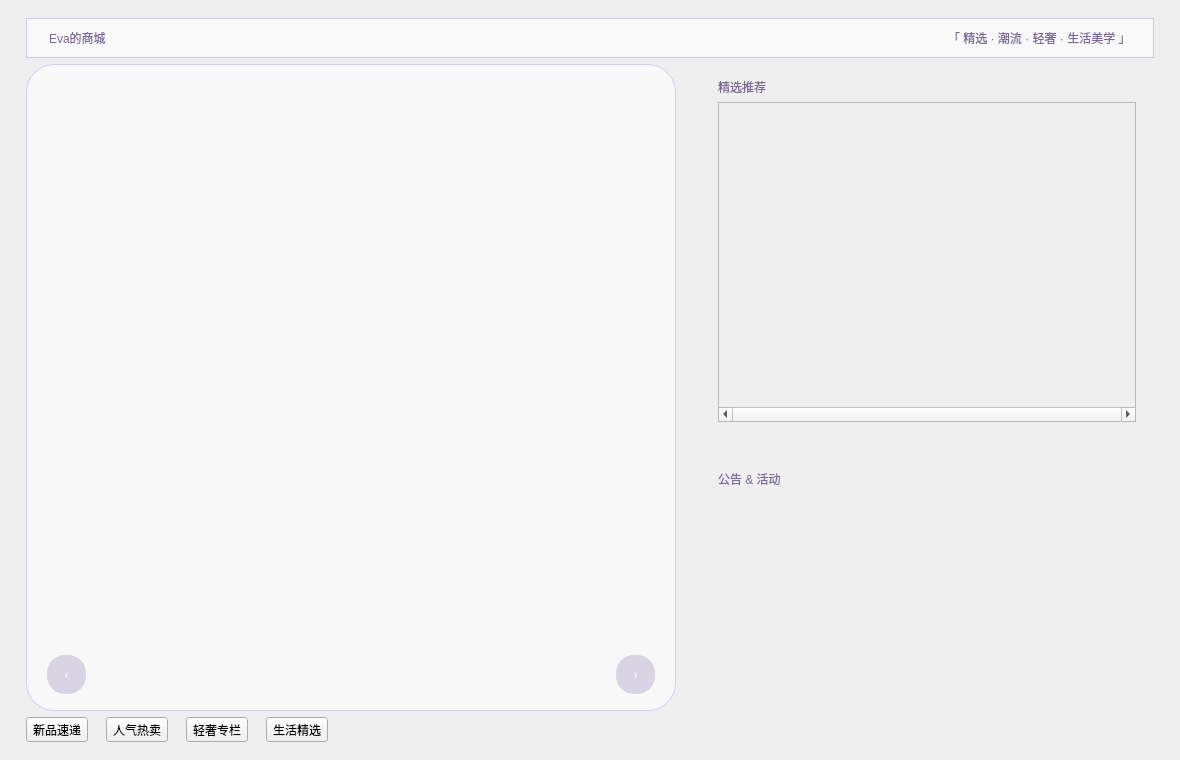
<?xml version="1.0" encoding="UTF-8"?>
<ui version="4.0">
 <class>HomePage</class>
 <widget class="QWidget" name="HomePage">
  <property name="geometry">
   <rect>
    <x>0</x>
    <y>0</y>
    <width>1180</width>
    <height>760</height>
   </rect>
  </property>
  <property name="windowTitle">
   <string>首页 - Eva的商城</string>
  </property>
  <property name="styleSheet">
   <string notr="true">
QWidget#HomePage {
    background: qlineargradient(spread:pad, x1:0, y1:0, x2:1, y2:1,
                 stop:0 #f4efff, stop:0.35 #ebe2fb,
                 stop:0.7 #e2d6f7, stop:1 #d6c6f0);
    font-family:&quot;微软雅黑&quot;;
    color:#594b74;
}

/* 标题文字通用 */
.titleLabel {
    font: 700 26px &quot;微软雅黑&quot;;
    color:#6c5b8f;
    letter-spacing:2px;
}

/* 模块标题 */
.sectionTitle {
    font: 600 18px &quot;微软雅黑&quot;;
    color:#6a5a8e;
    border-left:5px solid qlineargradient(spread:pad,x1:0,y1:0,x2:0,y2:1,
                 stop:0 #b9a8e8, stop:1 #9d84d8);
    padding-left:10px;
    margin:6px 0;
}

/* 顶部栏 */
QFrame#topBar {
    background: rgba(255,255,255,0.65);
    border:1px solid rgba(200,188,231,0.8);
    border-radius:22px;
}

/* 轮播卡片半透明 + 阴影可在代码里加 */
QFrame#carouselFrame {
    background: rgba(255,255,255,0.55);
    border:1px solid rgba(210,198,240,0.9);
    border-radius:28px;
}

/* 推荐、公告卡片 */
QFrame.roundCard {
    background: rgba(255,255,255,0.60);
    border:1px solid rgba(210,198,240,0.9);
    border-radius:22px;
}

QListWidget, QTextBrowser {
    background:transparent;
    border:none;
    font: 11pt &quot;微软雅黑&quot;;
    color:#5a4c74;
}

/* 分类快捷按钮 */
QToolButton.categoryBtn {
    background: qlineargradient(spread:pad,x1:0,y1:0,x2:1,y2:1,
                stop:0 #cdbaf3, stop:1 #b19add);
    color:#fff;
    border:none;
    border-radius:18px;
    font:600 12pt &quot;微软雅黑&quot;;
    padding:10px 18px;
}
QToolButton.categoryBtn:hover {
    background:#b49fdd;
}
QToolButton.categoryBtn:pressed {
    background:#a488d1;
}

/* 轮播左右按钮 */
QToolButton#btn_prev, QToolButton#btn_next {
    background: rgba(120,100,160,0.25);
    color:#fff;
    font: bold 20px &quot;微软雅黑&quot;;
    border:none;
    border-radius:18px;
    min-width:36px;
    min-height:36px;
}
QToolButton#btn_prev:hover, QToolButton#btn_next:hover {
    background: rgba(120,100,160,0.45);
}
QToolButton#btn_prev:pressed, QToolButton#btn_next:pressed {
    background: rgba(120,100,160,0.65);
}

/* 轮播指示点 */
QLabel.indicatorDot {
    min-width:14px;
    min-height:14px;
    max-width:14px;
    max-height:14px;
    border-radius:7px;
    background:#d3c4ee;
}
QLabel.indicatorDot[current=&quot;true&quot;] {
    background:qlineargradient(spread:pad,x1:0,y1:0,x2:1,y2:1,
               stop:0 #bba6eb, stop:1 #9b83d5);
}

/* 精选推荐流式容器里的子卡片（代码里生成） */
QFrame.productCard {
    background: rgba(255,255,255,0.72);
    border:1px solid rgba(205,192,235,0.9);
    border-radius:16px;
}
QLabel.productName {
    font: 12pt &quot;微软雅黑&quot;;
    color:#5d4f79;
    font-weight:600;
}
QLabel.productPrice {
    font: 11pt &quot;微软雅黑&quot;;
    color:#9a5a9d;
    font-weight:500;
}

/* 滚动条淡紫 */
QScrollBar:vertical {
    background: transparent;
    width: 10px;
    margin:4px;
}
QScrollBar::handle:vertical {
    background: #c7b4ea;
    border-radius:5px;
}
QScrollBar::handle:vertical:hover {
    background: #b49fdd;
}
QScrollBar::add-line:vertical, QScrollBar::sub-line:vertical {
    height:0;
}

/* 去除额外虚边 */
QWidget#HomePage QFrame, QStackedWidget {
    /* 保持透明背景由父级控制 */
}
   </string>
  </property>
  <layout class="QVBoxLayout" name="rootLayout">
   <property name="leftMargin">
    <number>26</number>
   </property>
   <property name="topMargin">
    <number>18</number>
   </property>
   <property name="rightMargin">
    <number>26</number>
   </property>
   <property name="bottomMargin">
    <number>18</number>
   </property>
   <item>
    <widget class="QFrame" name="topBar">
     <layout class="QHBoxLayout" name="topBarLayout">
      <property name="leftMargin">
       <number>22</number>
      </property>
      <property name="rightMargin">
       <number>22</number>
      </property>
      <item>
       <widget class="QLabel" name="lab_title">
        <property name="styleSheet">
         <string notr="true">qproperty-class: titleLabel;font: 12pt &quot;微软雅黑&quot;; color:#7a6a95;</string>
        </property>
        <property name="text">
         <string>Eva的商城</string>
        </property>
        <property name="alignment">
         <set>Qt::AlignmentFlag::AlignLeading|Qt::AlignmentFlag::AlignLeft|Qt::AlignmentFlag::AlignVCenter</set>
        </property>
       </widget>
      </item>
      <item>
       <spacer name="titleSpacer">
        <property name="orientation">
         <enum>Qt::Orientation::Horizontal</enum>
        </property>
        <property name="sizeHint" stdset="0">
         <size>
          <width>40</width>
          <height>20</height>
         </size>
        </property>
       </spacer>
      </item>
      <item>
       <widget class="QLabel" name="lab_subTitle">
        <property name="styleSheet">
         <string notr="true">font: 12pt &quot;微软雅黑&quot;; color:#7a6a95;</string>
        </property>
        <property name="text">
         <string>「 精选 · 潮流 · 轻奢 · 生活美学 」</string>
        </property>
       </widget>
      </item>
     </layout>
    </widget>
   </item>
   <item>
    <layout class="QHBoxLayout" name="midMainLayout">
     <property name="spacing">
      <number>24</number>
     </property>
     <item>
      <widget class="QFrame" name="carouselFrame">
       <property name="minimumSize">
        <size>
         <width>650</width>
         <height>340</height>
        </size>
       </property>
       <layout class="QVBoxLayout" name="carouselLayout">
        <property name="leftMargin">
         <number>20</number>
        </property>
        <property name="topMargin">
         <number>18</number>
        </property>
        <property name="rightMargin">
         <number>20</number>
        </property>
        <property name="bottomMargin">
         <number>16</number>
        </property>
        <item>
         <widget class="QStackedWidget" name="stack_carousel">
          <property name="currentIndex">
           <number>1</number>
          </property>
          <widget class="QWidget" name="carouselPage1">
           <layout class="QVBoxLayout" name="carouselPage1Layout"/>
          </widget>
          <widget class="QWidget" name="carouselPage2">
           <layout class="QVBoxLayout" name="carouselPage2Layout"/>
          </widget>
         </widget>
        </item>
        <item>
         <layout class="QHBoxLayout" name="carouselControlLayout">
          <item>
           <widget class="QToolButton" name="btn_prev">
            <property name="text">
             <string>‹</string>
            </property>
           </widget>
          </item>
          <item>
           <spacer name="ctlSpacerL">
            <property name="orientation">
             <enum>Qt::Orientation::Horizontal</enum>
            </property>
            <property name="sizeHint" stdset="0">
             <size>
              <width>20</width>
              <height>20</height>
             </size>
            </property>
           </spacer>
          </item>
          <item>
           <widget class="QWidget" name="indicatorContainer" native="true">
            <layout class="QHBoxLayout" name="indicatorLayout">
             <property name="spacing">
              <number>10</number>
             </property>
             <property name="leftMargin">
              <number>0</number>
             </property>
             <property name="topMargin">
              <number>0</number>
             </property>
             <property name="rightMargin">
              <number>0</number>
             </property>
             <property name="bottomMargin">
              <number>0</number>
             </property>
             <item>
              <widget class="QLabel" name="dot_0">
               <property name="styleSheet">
                <string notr="true">qproperty-class: indicatorDot;</string>
               </property>
              </widget>
             </item>
             <item>
              <widget class="QLabel" name="dot_1">
               <property name="styleSheet">
                <string notr="true">qproperty-class: indicatorDot;</string>
               </property>
              </widget>
             </item>
             <item>
              <widget class="QLabel" name="dot_2">
               <property name="styleSheet">
                <string notr="true">qproperty-class: indicatorDot;</string>
               </property>
              </widget>
             </item>
            </layout>
           </widget>
          </item>
          <item>
           <spacer name="ctlSpacerR">
            <property name="orientation">
             <enum>Qt::Orientation::Horizontal</enum>
            </property>
            <property name="sizeHint" stdset="0">
             <size>
              <width>20</width>
              <height>20</height>
             </size>
            </property>
           </spacer>
          </item>
          <item>
           <widget class="QToolButton" name="btn_next">
            <property name="text">
             <string>›</string>
            </property>
           </widget>
          </item>
         </layout>
        </item>
       </layout>
      </widget>
     </item>
     <item>
      <layout class="QVBoxLayout" name="rightColLayout">
       <property name="spacing">
        <number>20</number>
       </property>
       <item>
        <widget class="QFrame" name="frame_recommend">
         <property name="minimumSize">
          <size>
           <width>420</width>
           <height>210</height>
          </size>
         </property>
         <property name="styleSheet">
          <string notr="true">qproperty-class: roundCard;</string>
         </property>
         <layout class="QVBoxLayout" name="recommendLayout">
          <property name="leftMargin">
           <number>18</number>
          </property>
          <property name="topMargin">
           <number>14</number>
          </property>
          <property name="rightMargin">
           <number>18</number>
          </property>
          <property name="bottomMargin">
           <number>14</number>
          </property>
          <item>
           <widget class="QLabel" name="lab_recommendTitle">
            <property name="styleSheet">
             <string notr="true">qproperty-class: sectionTitle;color:#7a6a95;</string>
            </property>
            <property name="text">
             <string>精选推荐</string>
            </property>
           </widget>
          </item>
          <item>
           <widget class="QScrollArea" name="scroll_recommend">
            <property name="minimumSize">
             <size>
              <width>0</width>
              <height>320</height>
             </size>
            </property>
            <property name="verticalScrollBarPolicy">
             <enum>Qt::ScrollBarPolicy::ScrollBarAlwaysOff</enum>
            </property>
            <property name="horizontalScrollBarPolicy">
             <enum>Qt::ScrollBarPolicy::ScrollBarAlwaysOn</enum>
            </property>
            <property name="sizeAdjustPolicy">
             <enum>QAbstractScrollArea::SizeAdjustPolicy::AdjustToContents</enum>
            </property>
            <property name="widgetResizable">
             <bool>true</bool>
            </property>
            <widget class="QWidget" name="scrollAreaWidgetContents">
             <property name="geometry">
              <rect>
               <x>0</x>
               <y>0</y>
               <width>412</width>
               <height>301</height>
              </rect>
             </property>
             <layout class="QHBoxLayout" name="recommendFlowLayout">
              <property name="spacing">
               <number>10</number>
              </property>
              <property name="sizeConstraint">
               <enum>QLayout::SizeConstraint::SetDefaultConstraint</enum>
              </property>
              <property name="leftMargin">
               <number>0</number>
              </property>
              <property name="topMargin">
               <number>0</number>
              </property>
              <property name="rightMargin">
               <number>0</number>
              </property>
              <property name="bottomMargin">
               <number>0</number>
              </property>
              <item>
               <spacer name="recSpacer">
                <property name="orientation">
                 <enum>Qt::Orientation::Horizontal</enum>
                </property>
                <property name="sizeType">
                 <enum>QSizePolicy::Policy::Minimum</enum>
                </property>
                <property name="sizeHint" stdset="0">
                 <size>
                  <width>20</width>
                  <height>80</height>
                 </size>
                </property>
               </spacer>
              </item>
             </layout>
            </widget>
           </widget>
          </item>
         </layout>
        </widget>
       </item>
       <item>
        <widget class="QFrame" name="frame_notice">
         <property name="minimumSize">
          <size>
           <width>420</width>
           <height>150</height>
          </size>
         </property>
         <property name="styleSheet">
          <string notr="true">qproperty-class: roundCard;</string>
         </property>
         <layout class="QVBoxLayout" name="noticeLayout">
          <property name="leftMargin">
           <number>18</number>
          </property>
          <property name="topMargin">
           <number>14</number>
          </property>
          <property name="rightMargin">
           <number>18</number>
          </property>
          <property name="bottomMargin">
           <number>14</number>
          </property>
          <item>
           <widget class="QLabel" name="lab_noticeTitle">
            <property name="styleSheet">
             <string notr="true">qproperty-class: sectionTitle;color:#7a6a95;</string>
            </property>
            <property name="text">
             <string>公告 &amp; 活动</string>
            </property>
           </widget>
          </item>
          <item>
           <widget class="QListWidget" name="list_announcements">
            <property name="horizontalScrollBarPolicy">
             <enum>Qt::ScrollBarPolicy::ScrollBarAlwaysOff</enum>
            </property>
           </widget>
          </item>
         </layout>
        </widget>
       </item>
      </layout>
     </item>
    </layout>
   </item>
   <item>
    <layout class="QHBoxLayout" name="categoryLayout">
     <property name="spacing">
      <number>18</number>
     </property>
     <item>
      <widget class="QToolButton" name="btn_cat_new">
       <property name="styleSheet">
        <string notr="true">qproperty-class: categoryBtn;</string>
       </property>
       <property name="text">
        <string>新品速递</string>
       </property>
      </widget>
     </item>
     <item>
      <widget class="QToolButton" name="btn_cat_hot">
       <property name="styleSheet">
        <string notr="true">qproperty-class: categoryBtn;</string>
       </property>
       <property name="text">
        <string>人气热卖</string>
       </property>
      </widget>
     </item>
     <item>
      <widget class="QToolButton" name="btn_cat_lux">
       <property name="styleSheet">
        <string notr="true">qproperty-class: categoryBtn;</string>
       </property>
       <property name="text">
        <string>轻奢专栏</string>
       </property>
      </widget>
     </item>
     <item>
      <widget class="QToolButton" name="btn_cat_daily">
       <property name="styleSheet">
        <string notr="true">qproperty-class: categoryBtn;</string>
       </property>
       <property name="text">
        <string>生活精选</string>
       </property>
      </widget>
     </item>
     <item>
      <spacer name="catSpacer">
       <property name="orientation">
        <enum>Qt::Orientation::Horizontal</enum>
       </property>
       <property name="sizeHint" stdset="0">
        <size>
         <width>40</width>
         <height>20</height>
        </size>
       </property>
      </spacer>
     </item>
    </layout>
   </item>
  </layout>
 </widget>
 <resources/>
 <connections/>
</ui>
